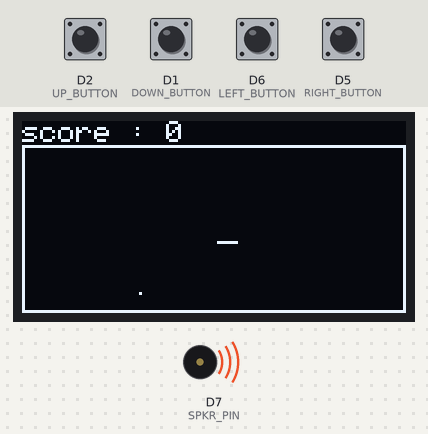
Recording of a program running on a simulated ESP8266 (NodeMCU). On the bench: 128×64 one-colour display, buzzer (waves = sounding). The inputs (shaded band) are chosen by the test bench; at power-on: D1 (DOWN_BUTTON), D2 (UP_BUTTON), D5 (RIGHT_BUTTON), D6 (LEFT_BUTTON) HIGH. Random numbers use the default seed unless the program sets one. At 12.5 s the program restarts the board; the recording ends there.

Above: at 2.96 s.
3.8 s: D1 (DOWN_BUTTON) pulled LOW for 0.15 s
At 3.95 s:
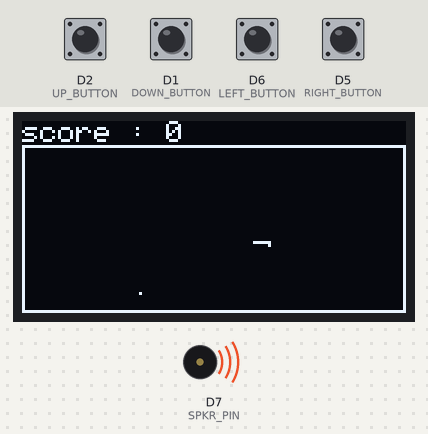
4.5 s: D6 (LEFT_BUTTON) pulled LOW for 0.15 s
5.2 s: D1 (DOWN_BUTTON) pulled LOW for 1 s
At 8.37 s:
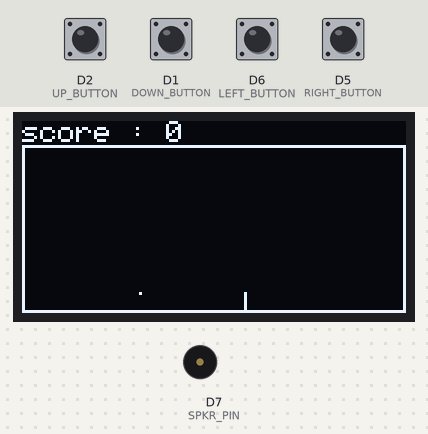
At 9.2 s:
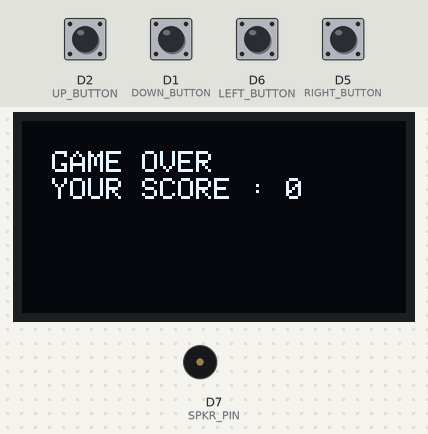
Timing chart, 0 to 10.7 s (numbered marks = the images above; inputs shaded):
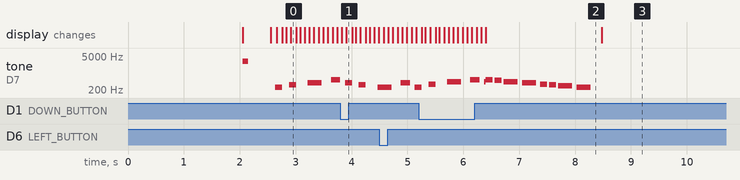

Measured:
- by itself, tone on D7 (SPKR_PIN): plays 349 Hz for 0.12 s, 440 Hz for 0.25 s, 523 Hz for 0.17 s, 440 Hz for 0.03 s, 523 Hz for 0.12 s, 494 Hz for 0.12 s … (12 notes in this stretch)

The program:

main.cpp
```cpp
#include <Arduino.h>
#include <Wire.h>
#include <Adafruit_GFX.h>
#include <Adafruit_SSD1306.h>
#include <snakegame.h>
#include <sound.h>


#define SCREEN_WIDTH 128 // OLED display width, in pixels
#define SCREEN_HEIGHT 64 // OLED display height, in pixels

//Console button pins
#define DOWN_BUTTON  D1
#define UP_BUTTON D2
#define LEFT_BUTTON  D6
#define RIGHT_BUTTON D5
#define SPKR_PIN D7

//I2C PINS
#define DISPLAY_SDA D3
#define DISPLAY_SCK D4

#define REFRESH_RATE 75


Adafruit_SSD1306 display(SCREEN_WIDTH, SCREEN_HEIGHT, &Wire, -1);

int score = -1;
unsigned long nextTickTime;

Snake snake(SCREEN_WIDTH, SCREEN_HEIGHT);
Game game(
  snake,
  [](uint8_t x, uint8_t y)
  {
    display.drawPixel(x, y + HEIGHT_OFFSET, WHITE);
    display.display();
    score++;

    display.fillRect(0,0,WIDTH,HEIGHT_OFFSET, BLACK);
    display.setCursor(0, 0);
    display.setTextSize(1);
    display.setTextColor(2);
    display.print("score : ");
    display.print(score);
    tone(D7, 3000, 1000);
    delay(100);
    noTone(D7);
  }
);

Point p;

void setup() {
  Serial.begin(9600);
  Wire.begin(DISPLAY_SDA, DISPLAY_SCK);

  pinMode(DOWN_BUTTON, INPUT_PULLUP);
  pinMode(UP_BUTTON, INPUT_PULLUP);
  pinMode(LEFT_BUTTON, INPUT_PULLUP);
  pinMode(RIGHT_BUTTON, INPUT_PULLUP);
  pinMode(SPKR_PIN, OUTPUT);

  if(!display.begin(SSD1306_SWITCHCAPVCC, 0x3C)) {
    Serial.println(F("SSD1306 allocation failed"));
    for(;;);
  }
  delay(2000);
  display.clearDisplay();


  game.start();

  //drawing snake
  game.field_for_each([](uint8_t x, uint8_t y, Game::Pixel p){
    if(p != Game::Pixel::Empty && p != Game::Pixel::Food)
    {
      display.drawPixel(x, y + HEIGHT_OFFSET, WHITE);
      delay(1);
    }
  });

  display.display();
  nextTickTime =  millis() + REFRESH_RATE;
}


void loop() {

  if(game.isOver())
  {
    playGameOverTune(SPKR_PIN);
    display.clearDisplay();
    delay(100);
    display.setCursor(10,10);
    display.setTextColor(WHITE);
    display.setTextSize(1);
    display.println("GAME OVER");
    display.setCursor(10,19);
    display.print("YOUR SCORE : ");
    display.print(score);
    display.display();
    delay(4000);
    ESP.restart();
  }

  if(isButtonPressed(UP_BUTTON))
  {
    snake.setDirection(Snake::Direction::UP);
  }

  if(isButtonPressed(DOWN_BUTTON))
  {
    snake.setDirection(Snake::Direction::DOWN);
  }
  if(isButtonPressed(LEFT_BUTTON))
  {
    snake.setDirection(Snake::Direction::LEFT);
  }

  if(isButtonPressed(RIGHT_BUTTON))
  {
    snake.setDirection(Snake::Direction::RIGHT);
  }
  delay(1);

  if(nextTickTime <= millis())
  {
    nextTickTime = millis() + REFRESH_RATE;
    display.drawPixel(snake.getTail().x, snake.getTail().y + HEIGHT_OFFSET, BLACK);
    delay(1);
    game.moveSnake();
    delay(1);
    display.drawPixel(snake.getHead().x, snake.getHead().y + HEIGHT_OFFSET, WHITE);
    delay(1);
    backgroundMusic(SPKR_PIN);
  }

  display.display();
}
```
